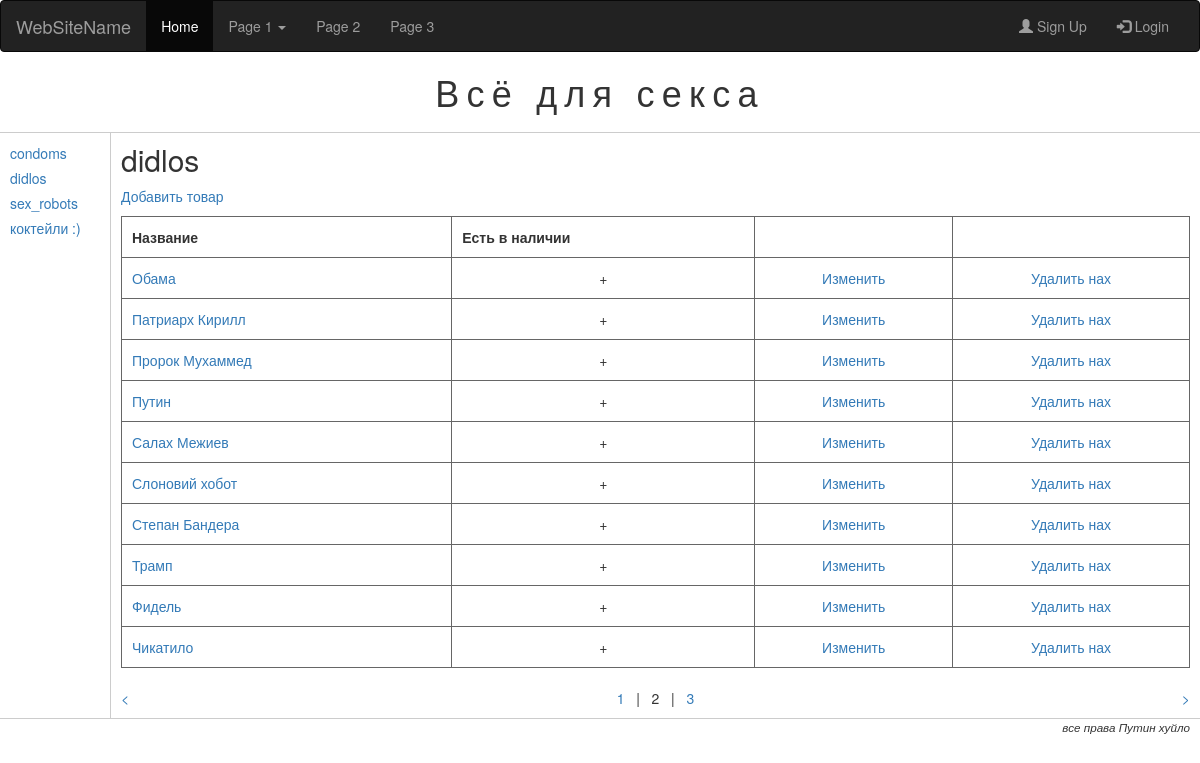
Page /goods/1/?page=2 on the committed database.
### startup/models.py (models this page shows, shortened)
class Category(models.Model):
    name = models.CharField(max_length = 30, unique = True)

class Good(models.Model):
    name =  models.CharField(max_length =50, unique = True)
    description =  models.TextField()
    in_stock = models.BooleanField(default =  True, db_index = True)
    category =  models.ForeignKey(Category, null= True, blank = True, on_delete = models.SET_NULL)
    """class  Meta:
        ordering = ["-price", "name"]
        unique_together = ("category", "name", "price")
        verbose_name = "товар"
        verbose_name_plural = "товары" """

### startup/twviews.py (the view)
# urls.py: url(r'^(?:(?P<cat_id>\d+)/)?$', GoodListView.as_view(), name="index"),
class GoodListView(ListView, CategoryListMixin):
    template_name = "index.html"
    paginate_by = 10
    cat = None
    def get(self, request, *args, **kwargs):
        if self.kwargs["cat_id"] == None:
            self.cat = Category.objects.first()
        else:
            self.cat = Category.objects.get(pk = self.kwargs["cat_id"])
        return super(GoodListView, self).get(self, *args, **kwargs)
    def get_context_data(self, **kwargs):
        context = super(GoodListView, self).get_context_data(**kwargs)
        context["category"] = self.cat
        return context
    def get_queryset(self):
        return Good.objects.filter(category = self.cat).order_by("name")

### startup/twviews.py (called while the page is built)
    def get_context_data(self, **kwargs):
        context = super(CategoryListMixin, self).get_context_data(**kwargs)
        context["cats"] =Category.objects.order_by("name")
        return context

### templates/index.html (shortened to what this page needs)
{% extends "base.html" %}
{% block main %}
      <h2> {{category.name}} </h2>
      <p><a href="{% url "good_add" cat_id=category.id %}?page={{ page_obj.number }}">Добавить товар</a></p>
        <table>
    	    <tr>
    	      <th> Название</th>
    	      <th> Есть в наличии</th>
            <th>&nbsp;</th>
            <th>&nbsp;</th>
    	    </tr>
    	    {% for good in object_list %}
    	      <tr>
    	        <td><a href="{%  url "good" good_id=good.id %}?page={{page_obj.number}}">{{good.name}}</a></td>
    	        <td class = "centered"> {% if good.in_stock %} + {% endif %}</td>
              <td class="centered"><a href="{% url "good_edit" good_id=good.id %}?page={{ page_obj.number }}">Изменить</a></td>
              <td class="centered"><a href="{% url "good_delete" good_id=good.id %}?page={{ page_obj.number }}">Удалить нах</a></td>
    	      </tr>
    	    {% endfor %}
        </table>
        {% if paginator.num_pages > 1 %}
          <div id="pagination">
            {% if page_obj.has_previous %}
              <div id = "previous-page"><a href="{% url "index" cat_id=category.pk %}?page={{ page_obj.previous_page_number }}">&lt;</a></div>
        {% endif %}
        {% if page_obj.has_next %}
         <div id="next-page"><a href="{% url "index" cat_id=category.pk %}?page={{ page_obj.next_page_number }}"> &gt;</a></div> {% endif %}
         <div id = "num-pages">
          {% for pn in paginator.page_range %}
            {% if not forloop.first %}
              &nbsp;&nbsp;|&nbsp;&nbsp;
            {% endif %}
            {% if page_obj.number != pn %}
              <a href="{% url "index" cat_id=category.pk %}?page={{ pn }}">
            {% endif%}
            {{ pn }}
            {% if page_obj.number != pn %}
              </a>
            {% endif %}
          {% endfor %}
        </div>
    </div>
{% endif %}
{% endblock %}

### templates/base.html (shortened to what this page needs)
{% load staticfiles %}
<!doctype html>
<html>
  <head>
  <link rel="stylesheet" href="https://maxcdn.bootstrapcdn.com/bootstrap/3.3.7/css/bootstrap.min.css">
    <link type="text/css" href ="{% static "main.css" %}" rel="stylesheet">
  </head>
  <body>
     <nav class="navbar navbar-inverse">
  <div class="container-fluid">
    <div class="navbar-header">
      <a class="navbar-brand" href="#">WebSiteName</a>
    </div>
    <div class="collapse navbar-collapse" id="myNavbar">
      <ul class="nav navbar-nav">
        <li class="active"><a href="#">Home</a></li>
        <li class="dropdown">
          <a class="dropdown-toggle" data-toggle="dropdown" href="#">Page 1 <span class="caret"></span></a>
        </li>
        <li><a href="#">Page 2</a></li>
        <li><a href="#">Page 3</a></li>
      </ul>
      <ul class="nav navbar-nav navbar-right">
        <li><a href="#"><span class="glyphicon glyphicon-user"></span> Sign Up</a></li>
        <li><a href="#"><span class="glyphicon glyphicon-log-in"></span> Login</a></li>
      </ul>
    </div>
  </div>
</nav>
    <div id = "header">
      <h1> Всё для секса </h1>
    </div>
    <div id="leftmenu">
      <ul>
        {% for cat in cats %}
          <li><a href="{% url "index" cat_id=cat.id%}">{{cat.name}}</a> </li>
        {% endfor %}
      </ul>
    </div>
    <div id="main">
       {% block main %}
       {% endblock %}
    </div>
    <div id = "footer">
        <p>все права Путин хуйло</p>
      </div>
  </body>
</html>

### static/main.css (style rules this page uses)
body { margin: 0px; padding: 0px; }
#header { text-align: center; border-bottom: 1px #cccccc solid; }
#header h1 { margin: 20px 0px 20px 0px; letter-spacing: 0.2em; }
#leftmenu { float:left; width: 100px; padding: 10px; }
#leftmenu ul { margin: 0px; padding: 0px; }
#leftmenu ul li { list-style-type: none; margin-bottom: 5px; }
#main { margin-left: 110px; border-left: 1px #cccccc solid; padding: 10px; }
#main h2 { margin: 0px 0px 10px 0px; }
#main table { width:100%; border-collapse: collapse; }
#main table td, #main table th { border: 1px #666666 solid; padding: 10px; }
#main table td.centered { text-align: center; }
#footer { text-align: right; border-top: 1px #cccccc solid; padding-right: 10px; }
#footer p { font-size: smaller; font-style: italic; }
#pagination { margin-top: 20px; }
#pagination #previous-page { float: left; }
#pagination #num-pages { text-align: center; }
#pagination #next-page { float: right; }

### rows in the picture
Category: name "condoms"
Category: name "didlos"
Category: name "sex_robots"
Category: name "коктейли :)"
Good: name "Обама"
Good: name "Патриарх Кирилл"
Good: name "Пророк Мухаммед"
Good: name "Путин"
Good: name "Салах Межиев"
Good: name "Слоновий хобот"
Good: name "Степан Бандера"
Good: name "Трамп"
Good: name "Фидель"
Good: name "Чикатило"

### other values in the picture
{{ pn }} "1" "2" "3"
